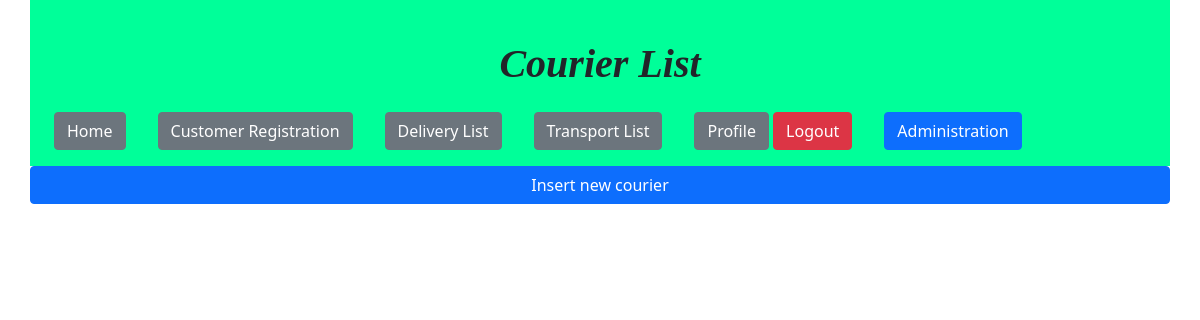
The app's page /affairs/courier/list (signed in), older data.
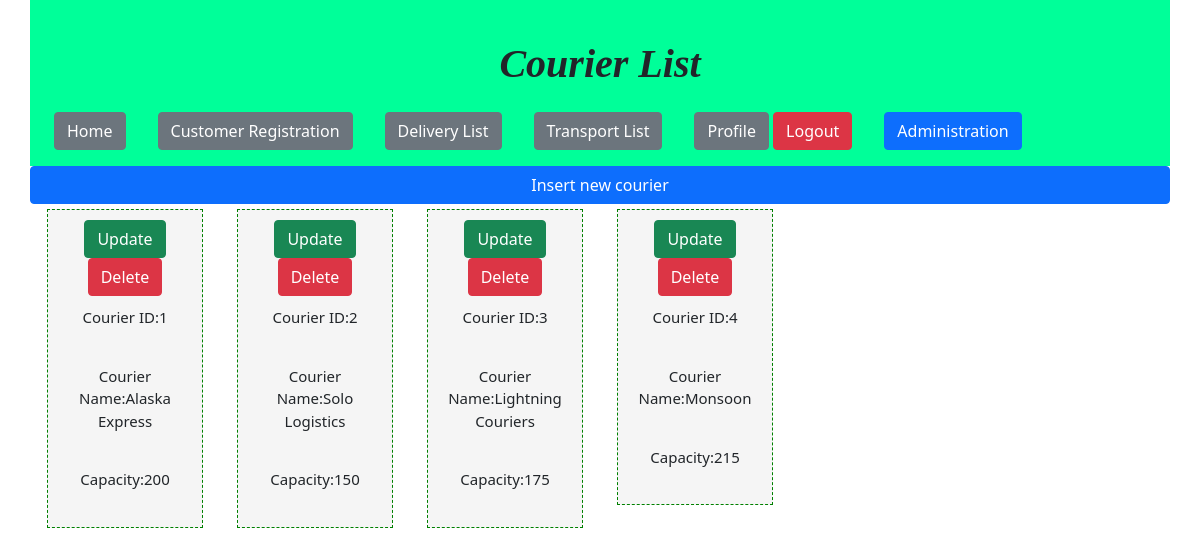
The same page, newer data.
### affairs/models.py (models this page shows, shortened)
class CourierModel(models.Model):
    courierId = models.IntegerField(primary_key=True)
    cName = models.CharField(max_length=100)
    capacity = models.IntegerField()

### affairs/views.py (the view)
# urls.py: path('courier/list',views.CourierListView),
@login_required
def CourierListView(request):
    couriers = CourierModel.objects.all()
    context = {
        'courier': couriers
    }
    return render(request,'affairs/CourierList.html',context)

### affairs/templates/affairs/CourierList.html
{% extends "affairs/layout.html" %}
{% load static %}
{% block titlepage %} Courier List {% endblock %}
{% block mainContent %}
    <a href="create" class="btn btn-primary">Insert new courier</a>
    {%for co in courier%}
        <div class="col-md-2">
            <div class="timeBox">
                <a href="update/{{co.courierId}}" class="btn btn-success">Update</a>
                <a href="delete/{{co.courierId}}" class="btn btn-danger" onclick="return warning()">Delete</a>
                <p>Courier ID:{{co.courierId}}</p>
                <p>Courier Name:{{co.cName}}</p>
                <p>Capacity:{{co.capacity}}</p>
            </div>
        </div>
    {%endfor%}
{% endblock %}

Row changes from the older to the newer data that the page shows:
added CourierModel: courierId "1", cName "Alaska Express", capacity "200"
added CourierModel: courierId "2", cName "Solo Logistics", capacity "150"
added CourierModel: courierId "3", cName "Lightning Couriers", capacity "175"
added CourierModel: courierId "4", cName "Monsoon", capacity "215"
